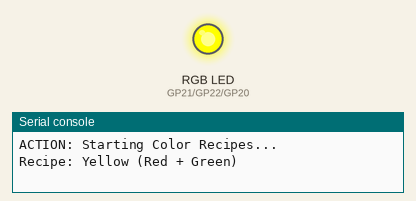
A program run on a simulated Raspberry Pi Pico running MicroPython. On the bench: an RGB LED mixed from three pins (HIGH = lit), the last lines printed to the serial console. Dim RGB values are drawn brighter than linear; random numbers come from a fixed seed.

Above: at 0.1 s.
At 1.6 s:
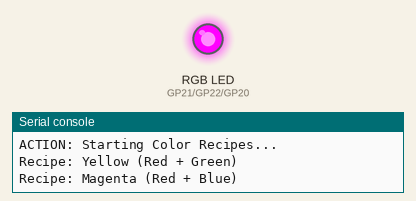
At 3.1 s:
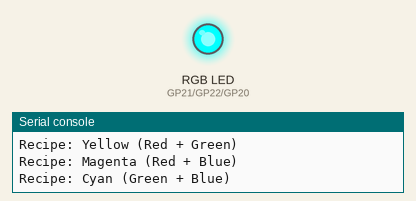
At 4.6 s:
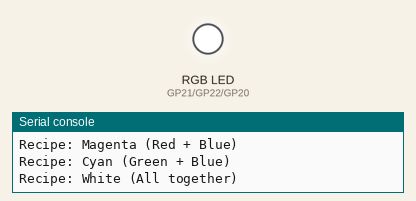
At 6.1 s:
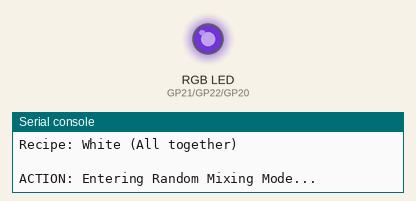
At 39.75 s:
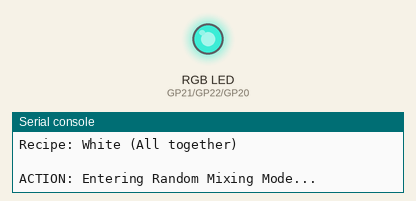
Timing chart, 0 to 40.0 s (numbered marks = the images above):
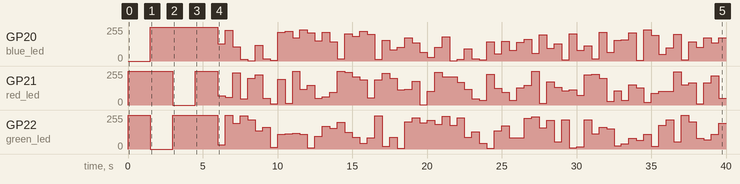

The program:

RGB_lights.py
```python
# ==========================================================
# PROJECT: THE RGB COLOR LAB
# Goal: Master Additive Color Theory using Primary Signals.
#
# ENGINEERING INSIGHT:
# This project explores "Multi-Signal Synchronization." To a computer,
# there is no "Yellow"—there is only Red and Green firing
# at the same frequency. Engineers must understand how
# to combine simple parts (Red, Green, Blue) to create
# complex states (Cyan, Magenta, etc.).
# ==========================================================

from machine import Pin, PWM
from time import sleep
from random import randint

# ----------------------------------------------------------
# 1. HARDWARE SETUP
# ----------------------------------------------------------
# We initialize all three components of the RGB LED.
red_led   = PWM(Pin(21), freq=1000)
green_led = PWM(Pin(22), freq=1000)
blue_led  = PWM(Pin(20), freq=1000)

# HELPER FUNCTION: This makes mixing colors much easier!
# ----------------------------------------------------------
# NOTE FOR LEARNERS: Why 65535 and not 255?
# Standard RGB in software (like CSS or Photoshop) is 8-bit (0-255).
# The Pico's hardware is much more precise (16-bit).
# This higher resolution (0 to 65535) Allows for ultra-smooth fades.
# If you want to use a standard 0-255 value, just multiply it by 257!
# Example: set_rgb(255 * 257, 0, 0)
# ----------------------------------------------------------
def set_rgb(r, g, b):
    # Each value should be between 0 (off) and 65535 (full).
    red_led.duty_u16(r)
    green_led.duty_u16(g)
    blue_led.duty_u16(b)

# ----------------------------------------------------------
# 2. THE COLOR EXPERIMENT
# ----------------------------------------------------------
try:
    # MISSION 1: Secondary Colors (The Recipes)
    # ------------------------------------------------------
    print("ACTION: Starting Color Recipes...")

    print("Recipe: Yellow (Red + Green)")
    set_rgb(65535, 65535, 0)
    sleep(1.5)

    print("Recipe: Magenta (Red + Blue)")
    set_rgb(65535, 0, 65535)
    sleep(1.5)

    print("Recipe: Cyan (Green + Blue)")
    set_rgb(0, 65535, 65535)
    sleep(1.5)

    print("Recipe: White (All together)")
    set_rgb(65535, 65535, 65535)
    sleep(1.5)

    # MISSION 2: Random Mixing (The Party Mode)
    # ------------------------------------------------------
    print("\nACTION: Entering Random Mixing Mode...")
    while True:
        # 'randint' picks a random number in our PWM range.
        r = randint(0, 65535)
        g = randint(0, 65535)
        b = randint(0, 65535)

        set_rgb(r, g, b)
        sleep(0.5)

except KeyboardInterrupt:
    # SAFETY: Always turn everything OFF when we stop the code.
    set_rgb(0, 0, 0)
    print("\nColor Lab Disengaged.")
```

Measured:
- by itself, GP21 (red_led): 255/255 → 0/255 at 3.0 s, → 255/255 1.5 s later, → 69/255 1.5 s later, → 60/255 0.50 s later, … (69 changes in this stretch)
- by itself, GP22 (green_led): 255/255 → 0/255 at 1.5 s, → 255/255 1.5 s later, → 32/255 3.0 s later, → 253/255 0.50 s later, … (70 changes in this stretch)
